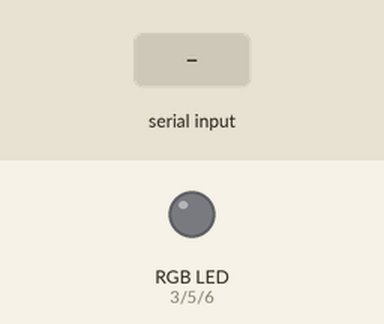
Recording of a sketch running on a simulated Arduino Uno, built with avr-gcc and run on an emulated ATmega328P. Parts: an RGB LED mixed from three pins (HIGH = lit). Inputs (shaded band) come from the test bench. Dim RGB values are drawn brighter than linear.

Above: at 1.2 s.
1.3 s: "90,45,200\n" received over Serial
At 2.5 s:
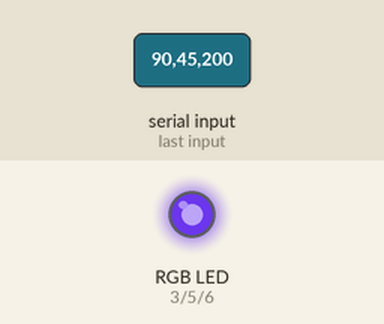
2.8 s: "30,150,10\n" received over Serial
At 3.9 s:
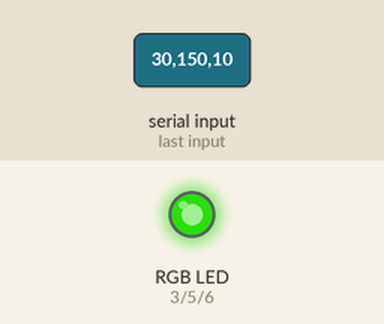
4.3 s: "1,90,45\n" received over Serial
At 5.0 s:
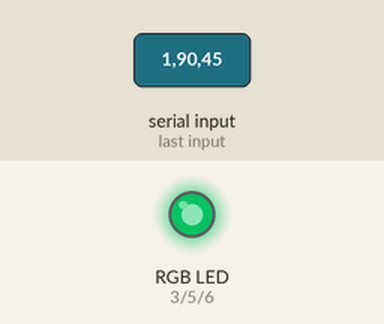
Timing chart, 0 to 7.3 s (numbered marks = the images above; inputs shaded):
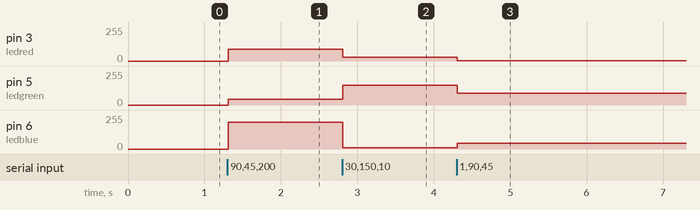

Measured:
- after the input at 1.3 s, pin 3 (ledred): 0/255 → 90/255 at once; pin 5 (ledgreen): 0/255 → 45/255 at once; pin 6 (ledblue): 0/255 → 200/255 at once
- after the input at 2.8 s, pin 3 (ledred): 90/255 → 30/255 at once; pin 5 (ledgreen): 45/255 → 150/255 at once; pin 6 (ledblue): 200/255 → 10/255 at once
- after the input at 4.3 s, pin 3 (ledred): 30/255 → 1/255 at once; pin 5 (ledgreen): 150/255 → 90/255 at once; pin 6 (ledblue): 10/255 → 45/255 at once

The sketch:

leddef.ino
```cpp
int ledred=3; //Pin LED Red
int ledgreen=5;//Pin LED Green
int ledblue=6; //Pin LED Blue

String readString;


void setup()
{
  Serial.begin(9600);

  pinMode(ledred,OUTPUT);
  pinMode(ledgreen,OUTPUT);
  pinMode(ledblue,OUTPUT);
}

void loop()
{
    //Cuando haya datos disponibles
    if (Serial.available()>0)


    {


       int red = Serial.parseInt(); //Leemos el primer valor entero (Red) y lo almacenamos en la variable

        int green = Serial.parseInt(); //Leemos el segundo valor entero (Green) y lo almacenamos en la variable

        int blue = Serial.parseInt(); //Leemos el último valor entero (Blue) y lo almacenamos en la variable

        //Cuando lea el carácter fin de línea ('\n') quiere decir que ha finalizado el envío de los tres valores
        if (Serial.read() == '\n')
        {
          //Enviamos los valores de los tres colores al LED RGB através de PWM
          analogWrite(ledred,red);
          analogWrite(ledgreen,green);
          analogWrite(ledblue,blue);
        }
  }
}
```
